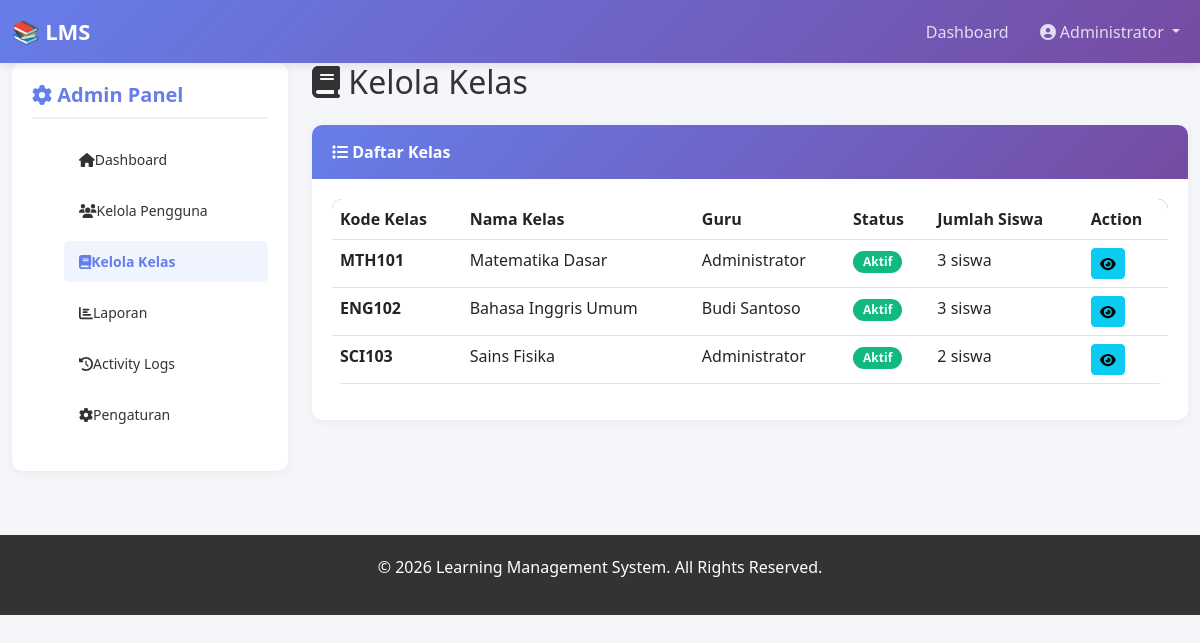
The page /admin/classes.php (signed in) on the database its author committed.
### tables this page shows
CREATE TABLE `classes` (
  `id` int(11) NOT NULL,
  `code` varchar(20) NOT NULL,
  `name` varchar(100) NOT NULL,
  `description` text DEFAULT NULL,
  `teacher_id` int(11) NOT NULL,
  `class_image` varchar(255) DEFAULT NULL,
  `status` enum('active','inactive') DEFAULT 'active',
  `created_at` timestamp NOT NULL DEFAULT current_timestamp(),
  `updated_at` timestamp NOT NULL DEFAULT current_timestamp() ON UPDATE current_timestamp()
);

CREATE TABLE `users` (
  `id` int(11) NOT NULL,
  `username` varchar(50) NOT NULL,
  `email` varchar(100) NOT NULL,
  `password` varchar(300) DEFAULT NULL,
  `full_name` varchar(100) NOT NULL,
  `phone` varchar(15) DEFAULT NULL,
  `role` enum('admin','teacher','student') NOT NULL,
  `avatar` varchar(255) DEFAULT NULL,
  `bio` text DEFAULT NULL,
  `status` enum('active','inactive') DEFAULT 'active',
  `created_at` timestamp NOT NULL DEFAULT current_timestamp(),
  `updated_at` timestamp NOT NULL DEFAULT current_timestamp() ON UPDATE current_timestamp()
);

### admin/classes.php (the view, shortened to what this page needs)
<?php
require '../includes/config.php';
$classes_query = "SELECT c.*, u.full_name as teacher_name FROM classes c
                  JOIN users u ON c.teacher_id = u.id ORDER BY c.created_at DESC";
$classes = $conn->query($classes_query);
require '../includes/header.php';
?>
<div class="col-md-3 mb-4">
    <div class="sidebar">
        <h5><i class="fas fa-cog"></i> Admin Panel</h5>
        <ul class="sidebar-menu">
            <li><a href="dashboard.php"><i class="fas fa-home"></i> Dashboard</a></li>
            <li><a href="users.php"><i class="fas fa-users"></i> Kelola Pengguna</a></li>
            <li><a href="classes.php" class="active"><i class="fas fa-book"></i> Kelola Kelas</a></li>
            <li><a href="reports.php"><i class="fas fa-chart-bar"></i> Laporan</a></li>
            <li><a href="logs.php"><i class="fas fa-history"></i> Activity Logs</a></li>
            <li><a href="settings.php"><i class="fas fa-cog"></i> Pengaturan</a></li>
        </ul>
    </div>
</div>
<div class="col-md-9">
    <h2 class="mb-4"><i class="fas fa-book"></i> Kelola Kelas</h2>
    <div class="card">
        <div class="card-header">
            <i class="fas fa-list"></i> Daftar Kelas
        </div>
        <div class="card-body">
            <div class="table-responsive">
                <table class="table">
                    <thead>
                        <tr>
                            <th>Kode Kelas</th>
                            <th>Nama Kelas</th>
                            <th>Guru</th>
                            <th>Status</th>
                            <th>Jumlah Siswa</th>
                            <th>Action</th>
                        </tr>
                    </thead>
                    <tbody>
                        <?php while ($class = $classes->fetch_assoc()):
                            $student_count = $conn->query("SELECT COUNT(*) as count FROM class_members WHERE class_id = {$class['id']}")->fetch_assoc()['count'];
                        ?>
                            <tr>
                                <td><strong><?php echo $class['code']; ?></strong></td>
                                <td><?php echo $class['name']; ?></td>
                                <td><?php echo $class['teacher_name']; ?></td>
                                <td>
                                    <?php if ($class['status'] == 'active'): ?>
                                        <span class="badge badge-success">Aktif</span>
                                    <?php else: ?>
                                        <span class="badge badge-danger">Tidak Aktif</span>
                                    <?php endif; ?>
                                </td>
                                <td><?php echo $student_count; ?> siswa</td>
                                <td>
                                    <a href="view_class.php?id=<?php echo $class['id']; ?>" class="btn btn-sm btn-info">
                                        <i class="fas fa-eye"></i>
                                    </a>
                                </td>
                            </tr>
                        <?php endwhile; ?>
                    </tbody>
                </table>
            </div>
        </div>
    </div>
</div>
<?php require '../includes/footer.php'; ?>

### assets/css/style.css (style rules this page uses)
* { margin: 0; padding: 0; box-sizing: border-box; }
body { font-family: 'Segoe UI', Tahoma, Geneva, Verdana, sans-serif; background-color: #f5f6fa; color: #333; }
.sidebar { background: white; border-radius: 10px; padding: 20px; box-shadow: 0 2px 10px rgba(0, 0, 0, 0.05); position: sticky; top: 20px; height: fit-content; }
.sidebar h5 { color: #667eea; font-weight: bold; margin-bottom: 20px; padding-bottom: 10px; border-bottom: 2px solid #f0f0f0; }
.sidebar-menu { list-style: none; }
.sidebar-menu li { margin-bottom: 10px; }
.sidebar-menu a { color: #333; text-decoration: none; display: flex; align-items: center; padding: 10px 15px; border-radius: 5px; transition: 0.3s; font-size: 14px; }
.sidebar-menu a:hover, .sidebar-menu a.active { background: #f0f4ff; color: #667eea; font-weight: bold; }
.card { border: none; border-radius: 10px; box-shadow: 0 2px 10px rgba(0, 0, 0, 0.05); transition: 0.3s; margin-bottom: 20px; }
.card-header { background: linear-gradient(135deg, #667eea 0%, #764ba2 100%); color: white; border: none; border-radius: 10px 10px 0 0 !important; padding: 15px 20px; font-weight: bold; }
.card-body { padding: 20px; }
.table { background: white; border-radius: 10px; overflow: hidden; }
.table thead { background: linear-gradient(135deg, #667eea 0%, #764ba2 100%); color: white; }
.badge { padding: 5px 10px; border-radius: 20px; font-size: 12px; }
.badge-success { background: #10b981; }

### rows shown on the page
classes: code "MTH101", name "Matematika Dasar", teacher.full_name "Administrator", status "Aktif", student_count "3"
classes: code "ENG102", name "Bahasa Inggris Umum", teacher.full_name "Budi Santoso", status "Aktif", student_count "3"
classes: code "SCI103", name "Sains Fisika", teacher.full_name "Administrator", status "Aktif", student_count "2"

### other values the page prints
substr($full_name, 0, 20) "Administrator"
